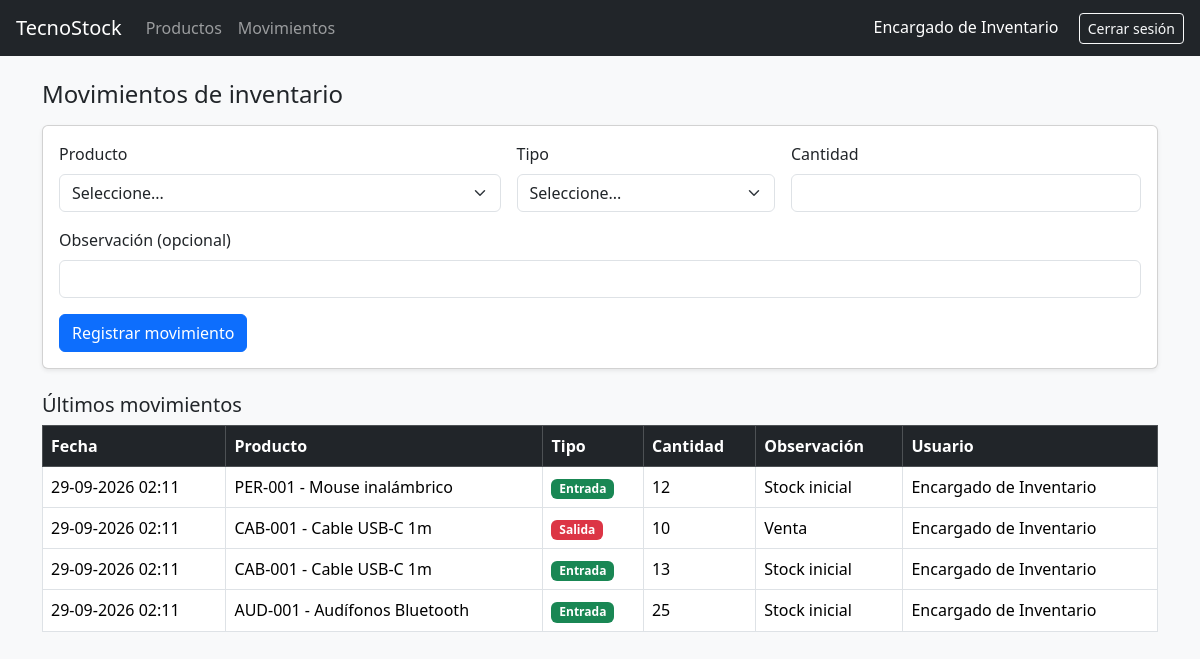
The app's page /movimientos.php (signed in) with its own data.
### tables this page shows
CREATE TABLE movimiento (
    idMovimiento INT AUTO_INCREMENT PRIMARY KEY,
    fechaHora    DATETIME NOT NULL DEFAULT CURRENT_TIMESTAMP,
    tipo         ENUM('entrada','salida') NOT NULL,
    cantidad     INT NOT NULL,
    observacion  VARCHAR(255),
    idProducto   INT NOT NULL,
    idUsuario    INT NOT NULL,
    CONSTRAINT chkCantidad CHECK (cantidad > 0),
    CONSTRAINT fkMovimientoProducto FOREIGN KEY (idProducto)
        REFERENCES producto(idProducto),
    CONSTRAINT fkMovimientoUsuario FOREIGN KEY (idUsuario)
        REFERENCES usuario(idUsuario)
);

CREATE TABLE producto (
    idProducto  INT AUTO_INCREMENT PRIMARY KEY,
    codigo      VARCHAR(30)  NOT NULL UNIQUE,
    nombre      VARCHAR(100) NOT NULL,
    descripcion VARCHAR(255),
    precio      DECIMAL(10,2) NOT NULL,
    stockActual INT NOT NULL DEFAULT 0,
    stockMinimo INT NOT NULL DEFAULT 0,
    estado      TINYINT NOT NULL DEFAULT 1,    
    idCategoria INT NOT NULL,
    CONSTRAINT chkPrecio      CHECK (precio >= 0),
    CONSTRAINT chkStockActual CHECK (stockActual >= 0),
    CONSTRAINT chkStockMinimo CHECK (stockMinimo >= 0),
    CONSTRAINT fkProductoCategoria FOREIGN KEY (idCategoria)
        REFERENCES categoria(idCategoria)
);

CREATE TABLE usuario (
    idUsuario INT AUTO_INCREMENT PRIMARY KEY,
    nombre    VARCHAR(100) NOT NULL,
    correo    VARCHAR(100) NOT NULL UNIQUE,
    clave     VARCHAR(255) NOT NULL,           
    estado    TINYINT NOT NULL DEFAULT 1
);

### movimientos.php (the view, shortened to what this page needs)
<?php
require "conexion.php";
$cantidad    = "";
$observacion = "";
$historial = $conexion->query(
    "SELECT m.fechaHora, m.tipo, m.cantidad, m.observacion,
            p.codigo, p.nombre AS producto, u.nombre AS usuario
     FROM movimiento m
     INNER JOIN producto p ON m.idProducto = p.idProducto
     INNER JOIN usuario u ON m.idUsuario = u.idUsuario
     ORDER BY m.fechaHora DESC, m.idMovimiento DESC
     LIMIT 20"
)->fetchAll();
?>
<!DOCTYPE html>
<html lang="es">
<head>
    <link href="https://cdn.jsdelivr.net/npm/bootstrap@5.3.3/dist/css/bootstrap.min.css" rel="stylesheet">
</head>
<body class="bg-light">
    <?php require "menu.php"; ?>
    <div class="container mt-4 mb-5">
        <h4 class="mb-3">Movimientos de inventario</h4>
        <div class="card shadow-sm mb-4">
            <div class="card-body">
                <form method="POST" class="row g-3" onsubmit="return validarMovimiento()">
                    <div class="col-md-5">
                        <label class="form-label">Producto</label>
                        <select class="form-select" id="idProducto" name="idProducto">
                            <option value="">Seleccione...</option>
                        </select>
                    </div>
                    <div class="col-md-3">
                        <label class="form-label">Tipo</label>
                        <select class="form-select" id="tipo" name="tipo">
                            <option value="">Seleccione...</option>
                        </select>
                    </div>
                    <div class="col-md-4">
                        <label class="form-label">Cantidad</label>
                        <input type="number" class="form-control" id="cantidad" name="cantidad" min="1" step="1"
                               value="<?php echo htmlspecialchars($cantidad); ?>">
                    </div>
                    <div class="col-12">
                        <label class="form-label">Observación (opcional)</label>
                        <input type="text" class="form-control" id="observacion" name="observacion" maxlength="255"
                               value="<?php echo htmlspecialchars($observacion); ?>">
                    </div>
                    <div class="col-12">
                        <button type="submit" class="btn btn-primary">Registrar movimiento</button>
                    </div>
                </form>
            </div>
        </div>
        <h5>Últimos movimientos</h5>
        <div class="table-responsive">
            <table class="table table-bordered bg-white align-middle">
                <thead class="table-dark">
                    <tr>
                        <th>Fecha</th>
                        <th>Producto</th>
                        <th>Tipo</th>
                        <th>Cantidad</th>
                        <th>Observación</th>
                        <th>Usuario</th>
                    </tr>
                </thead>
                <tbody>
                    <?php foreach ($historial as $movimiento) { ?>
                        <tr>
                            <td><?php echo date("d-m-Y H:i", strtotime($movimiento["fechaHora"])); ?></td>
                            <td><?php echo htmlspecialchars($movimiento["codigo"] . " - " . $movimiento["producto"]); ?></td>
                            <td>
                                <?php if ($movimiento["tipo"] === "entrada") { ?>
                                    <span class="badge bg-success">Entrada</span>
                                <?php } else { ?>
                                    <span class="badge bg-danger">Salida</span>
                                <?php } ?>
                            </td>
                            <td><?php echo $movimiento["cantidad"]; ?></td>
                            <td><?php echo htmlspecialchars($movimiento["observacion"] ?? ""); ?></td>
                            <td><?php echo htmlspecialchars($movimiento["usuario"]); ?></td>
                        </tr>
                    <?php } ?>
                </tbody>
            </table>
        </div>
    </div>
</body>
</html>

### records on screen
movimiento: fechaHora "29-09-2026 02:11", idProducto.nombre "PER-001 - Mouse inalámbrico", tipo "Entrada", cantidad "12", observacion "Stock inicial", idUsuario.nombre "Encargado de Inventario"
movimiento: fechaHora "29-09-2026 02:11", idProducto.nombre "CAB-001 - Cable USB-C 1m", tipo "Salida", cantidad "10", observacion "Venta", idUsuario.nombre "Encargado de Inventario"
movimiento: fechaHora "29-09-2026 02:11", idProducto.nombre "CAB-001 - Cable USB-C 1m", tipo "Entrada", cantidad "13", observacion "Stock inicial", idUsuario.nombre "Encargado de Inventario"
movimiento: fechaHora "29-09-2026 02:11", idProducto.nombre "AUD-001 - Audífonos Bluetooth", tipo "Entrada", cantidad "25", observacion "Stock inicial", idUsuario.nombre "Encargado de Inventario"

### other values on screen
$_SESSION["nombreUsuario"] "Encargado de Inventario"
